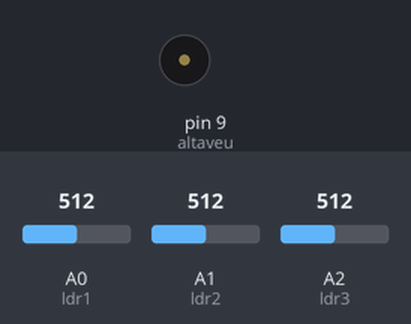
Simulated run of this sketch. Board: Arduino Uno, built with avr-gcc and run on an emulated ATmega328P. Parts: buzzer (waves = sounding). The test bench sets the inputs (shaded band); at power-on: A0 (ldr1) = 512, A1 (ldr2) = 512, A2 (ldr3) = 512.

Above: at 1.8 s.
1.9 s: A0 (ldr1) set to 306
At 2.2 s:
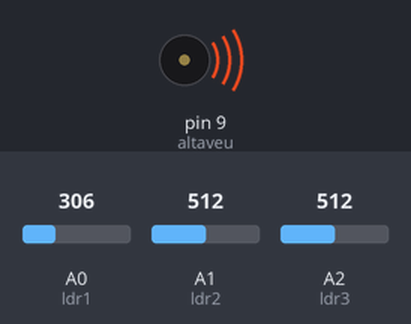
5.4 s: A1 (ldr2) set to 122
8.9 s: A2 (ldr3) set to 0
At 9.8 s:
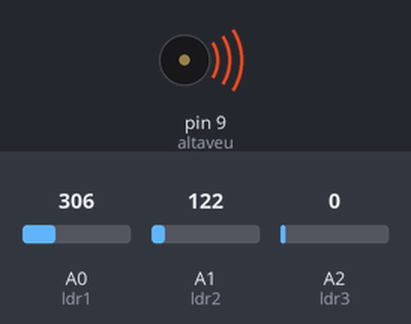
10.5 s: A2 (ldr3) set to 122
At 10.8 s:
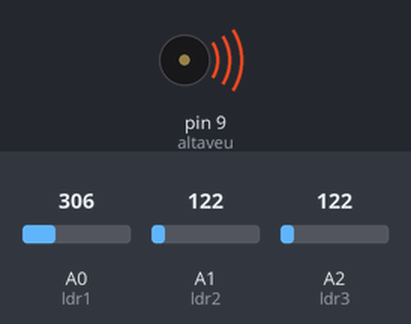
14.0 s: A1 (ldr2) set to 0
At 14.1 s:
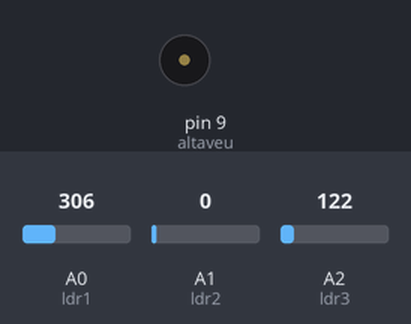
Timing chart, 0 to 16.5 s (numbered marks = the images above; inputs shaded):
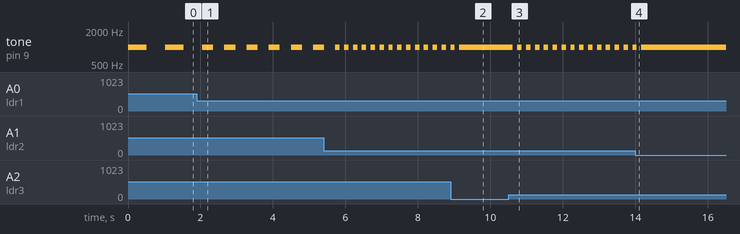

Measured:
- after the input at 1.9 s, tone on pin 9 (altaveu): alternates 1000 Hz for 0.31 s and silent for 0.31 s, starting after 0.46 s
- after the input at 8.9 s, tone on pin 9 (altaveu): goes on until 9.1 s, then stays 1000 Hz
- after the input at 10.5 s, tone on pin 9 (altaveu): alternates 1000 Hz for 0.12 s and silent for 0.12 s, starting after 0.12 s
- after the input at 14.0 s, tone on pin 9 (altaveu): goes on until 14.2 s, then stays 1000 Hz
- by itself, tone on pin 9 (altaveu): alternates 1000 Hz for 0.51 s and silent for 0.51 s

The sketch:

Avisador_acustic.ino
```cpp
/*************************************************************************
**                                                                      **
**                            Projecte 5.                               **
**                         Avisador acustic                             **
*************************************************************************/


//****** Includes ********************************************************


//****** Variables *******************************************************

int altaveu = 9;
int ldr1 = A0;
int ldr2 = A1;
int ldr3 = A2;
int durada;

//Gaurdar variable
int vldr1;
int vldr2;
int vldr3;


//****** Setup ***********************************************************
void setup()
{
  pinMode(altaveu, OUTPUT);     // Definir altaveu com a sortida
  pinMode (9, OUTPUT);
  }

//****** Loop ************************************************************
void loop()
{
  // Atualizacio del valors dels LDR
  vldr1 = analogRead(ldr1);
  vldr2 = analogRead(ldr2);
  vldr3 = analogRead(ldr3);

  // Comparar valors per saber de quin ldr dona la durada del so
  durada = min(vldr1, vldr2);
  durada = min(vldr3, durada);


  //Temps de durada del so
   tone(altaveu, 1000, durada);

 //Retard entre fases
 delay(2*durada);


}
```
